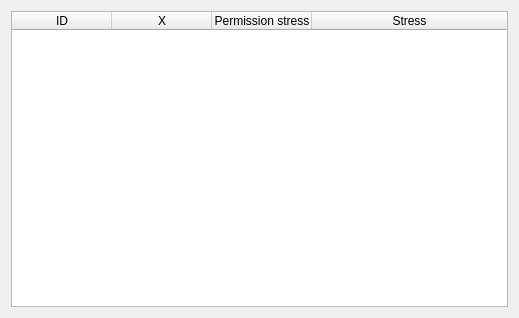
<?xml version="1.0" encoding="UTF-8"?>
<ui version="4.0">
 <class>StressTable</class>
 <widget class="QWidget" name="StressTable">
  <property name="geometry">
   <rect>
    <x>0</x>
    <y>0</y>
    <width>519</width>
    <height>318</height>
   </rect>
  </property>
  <property name="windowTitle">
   <string>Form</string>
  </property>
  <layout class="QGridLayout" name="gridLayout">
   <item row="0" column="0">
    <widget class="QTableWidget" name="tableWidget">
     <attribute name="horizontalHeaderStretchLastSection">
      <bool>true</bool>
     </attribute>
     <column>
      <property name="text">
       <string>ID</string>
      </property>
     </column>
     <column>
      <property name="text">
       <string>X</string>
      </property>
     </column>
     <column>
      <property name="text">
       <string>Permission stress</string>
      </property>
     </column>
     <column>
      <property name="text">
       <string>Stress</string>
      </property>
     </column>
    </widget>
   </item>
  </layout>
 </widget>
 <resources/>
 <connections/>
</ui>
